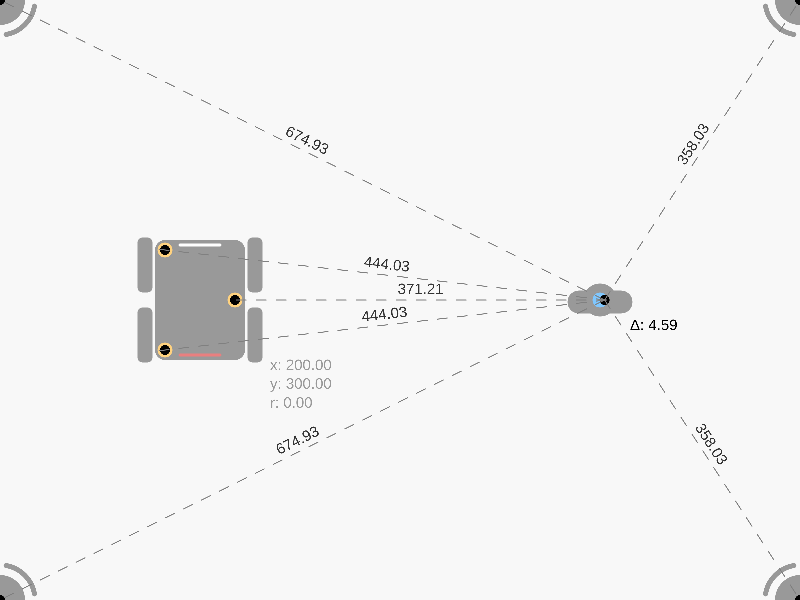
Frame 1 (no input)
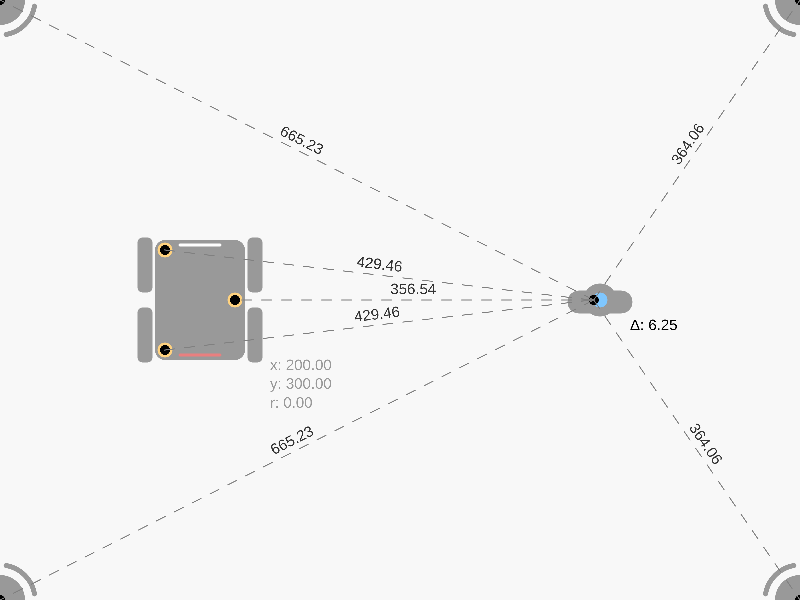
Frame 60 (no input)
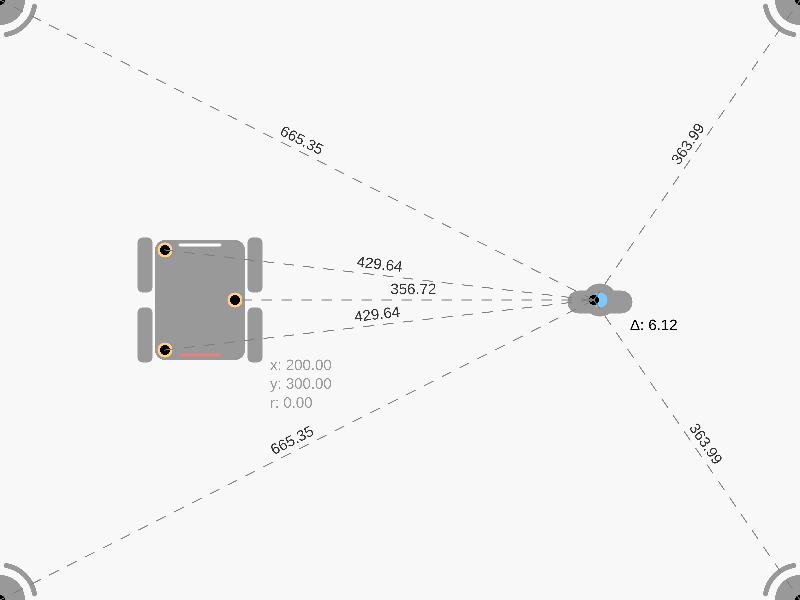
Frame 120 (the mouse pressed at the canvas centre since frame 60)

The p5.js sketch that drew these frames (run headless with seeded random() and noise() and a simulated clock; from frame 60 on, the mouse is pressed at the canvas centre):

// p5.js sketch
// ── sketch.js
let room, human, robot;

let checkboxRoomHuman, checkboxRoomRobot, checkboxRobotHuman;
let checkboxAddNoise;
let checkboxNavTest;
let checkboxRoomRobotThenHuman;

let readMeasurements = false;
let dataOut = [];

function setup() {
  pixelDensity(3.0);

  room = new Room(800, 600);
  human = new Human(room.width * 3.0 / 4.0, room.height / 2);
  robot = new Robot(room.width * 1.0 / 4.0, room.height / 2);

  createCanvas(room.width, room.height);
  checkboxRoomHuman = createCheckbox('Помещение->Человек', false);
  checkboxRoomRobot = createCheckbox('Помещение->Робот', false);
  checkboxRobotHuman = createCheckbox('Робот->Человек', false);
  checkboxAddNoise = createCheckbox('Добавить шум', false);
  checkboxNavTest = createCheckbox('Тест навигации', true);
  checkboxRoomRobotThenHuman = createCheckbox('Помещение->Робот->Человек', true);
  checkboxRoomRobotThenHumanPlusRoom = createCheckbox('"П->Р->Ч" + "Помещение"', true);

  angleMode(DEGREES);

  room.devices.push(new NavDevice(0, 0));
  room.devices.push(new NavDevice(0, room.height));
  room.devices.push(new NavDevice(room.width, 0));
  room.devices.push(new NavDevice(room.width, room.height));
}

function draw() {
  background(240);

  human.move();
  robot.move();

  room.display();
  human.display();
  robot.display();


  if (checkboxNavTest.checked()) {
    fill(255, 127);
    rectMode(CORNERS);
    rect(0, 0, room.width, room.height);
    if (checkboxRoomRobotThenHuman.checked()) {
      displayRoomRobotThenHuman2();
    }
    if (checkboxRoomHuman.checked()) {
      let np = displayCalculatePoint(human, room);

      textSize(15);
      //text(`Δx: ${(human.x - np.x).toFixed(2)}\nΔy: ${(human.y - np.y).toFixed(2)}`, human.x + 30, human.y + 30);
      text(`Δ: ${dist(human.x, human.y, np.x, np.y).toFixed(2)}`, human.x + 30, human.y + 30);
      dataRecord(dist(human.x, human.y, np.x, np.y).toFixed(2));
    }
    if (checkboxRoomRobot.checked()) {
      displayCalculatePoint(robot, room);
    }
    if (checkboxRobotHuman.checked()) {
      let np = displayCalculatePoint(human, robot);

      textSize(15);
      text(`Δ: ${dist(human.x, human.y, np.x, np.y).toFixed(2)}`, human.x + 30, human.y + 30);
      dataRecord(dist(human.x, human.y, np.x, np.y).toFixed(2));
    }

  }
  else {
    if (checkboxRoomHuman.checked()) {
      displayRealDists(room, human);
    }
    if (checkboxRoomRobot.checked()) {
      displayRealDists(room, robot);
    }
    if (checkboxRobotHuman.checked()) {
      displayRealDists(robot, human);
    }
  }
}

function keyPressed() {
  if (keyIsDown(82)) {
    readMeasurements = true;
  }
}

function dataRecord(data) {
  if (readMeasurements) {
    dataOut.push(data);
  }
  if (dataOut.length === 100) {
    // let median = calculateMedian(dataOut);
    // let average = calculateAverage(dataOut);
    // print({ average, median, dataOut });

    print(dataOut);

    dataOut = [];
    readMeasurements = false;
  }
}

function calculateAverage (d) {
  const sum = d.reduce((a, b) => a + b, 0);
  return (sum / d.length) || 0;
}

function displayRoomRobotThenHuman() {
  // генерация расстояний для последущей передачи в функцию вычисления координат

  let robotAnchors = []; // точки анкеров

  for (const robotDev of robot.devices) {
    let points = [];

    for (const roomDev of room.devices) {
      let x = roomDev.absoluteX;
      let y = roomDev.absoluteY;
      let d = noisePercent(dist(roomDev.absoluteX, roomDev.absoluteY, robotDev.absoluteX, robotDev.absoluteY), 0.05);

      points.push({ x, y, d });
    }
    robotAnchors.push(multilateration(points)); //вычисление
  }

  //генерация расстояний для последущей передачи в функцию вычисления координат
  let robotHumanPoints = [];
  for (const anchor of robotAnchors) {
    fill(0);
    circle(anchor.x, anchor.y, 10);

    let x = anchor.x;
    let y = anchor.y;
    let d = noisePercent(dist(anchor.x, anchor.y, human.devices[0].absoluteX, human.devices[0].absoluteY), 0.05);

    robotHumanPoints.push({ x, y, d });
  }

  //вычисленное положение человека через координаты робота
  let humnanCalcPosition = multilateration(robotHumanPoints);

  // вывод с доработкой и без
  if (checkboxRoomRobotThenHumanPlusRoom.checked()) { //вывод с доработкой (ср.арфм)
    let roomRobotThenHumanPlusRoomPoints = [];

    for (const roomDev of room.devices) {
      fill(0);
      circle(roomDev.x, roomDev.y, 10);

      let x = roomDev.x;
      let y = roomDev.y;
      let d = noisePercent(dist(roomDev.x, roomDev.y, human.devices[0].absoluteX, human.devices[0].absoluteY), 0.05);

      roomRobotThenHumanPlusRoomPoints.push({ x, y, d });
    }

    let humnanRoomCalcPosition = multilateration(roomRobotThenHumanPlusRoomPoints);
    let humanCombiCalcPositionX = (humnanRoomCalcPosition.x + humnanCalcPosition.x) / 2;
    let humanCombiCalcPositionY = (humnanRoomCalcPosition.y + humnanCalcPosition.y) / 2;

    fill(0);
    circle(humanCombiCalcPositionX, humanCombiCalcPositionY, 10);

    let humanRealX = human.devices[0].absoluteX;
    let humanRealY = human.devices[0].absoluteY;

    //отрисовка линий "помещения"
    for (const roomDev of room.devices) {
      lineWithDist(humanCombiCalcPositionX, humnanCalcPosition.y, roomDev.x, roomDev.y);
    }

    //отрисовка линий от анкеров робота
    for (const rhp of robotHumanPoints) {
      lineWithDist(humnanCalcPosition.x, humnanCalcPosition.y, rhp.x, rhp.y);
    }

    fill(0);
    noStroke();
    textSize(15);
    text(`Δx: ${(humanRealX - humnanCalcPosition.x).toFixed(2)}\nΔy: ${(humanRealY - humnanCalcPosition.y).toFixed(2)}`, humanRealX + 30, humanRealY + 30);
  }
  else {
    fill(0);
    circle(humnanCalcPosition.x, humnanCalcPosition.y, 10);

    let humanRealX = human.devices[0].absoluteX;
    let humanRealY = human.devices[0].absoluteY;

    for (const rhp of robotHumanPoints) {
      lineWithDist(humnanCalcPosition.x, humnanCalcPosition.y, rhp.x, rhp.y);
    }

    fill(0);
    noStroke();
    textSize(15);
    text(`Δx: ${(humanRealX - humnanCalcPosition.x).toFixed(2)}\nΔy: ${(humanRealY - humnanCalcPosition.y).toFixed(2)}`, humanRealX + 30, humanRealY + 30);
  }
}

function displayRoomRobotThenHuman2() {
  // генерация расстояний для последущей передачи в функцию вычисления координат
  if (checkboxRoomRobotThenHuman.checked()) {
    let robotAnchors = []; // точки анкеров

    for (const robotDev of robot.devices) {
      let x = robotDev.absoluteX;
      let y = robotDev.absoluteY;

      robotAnchors.push({ x, y });
    }

    //генерация расстояний для последущей передачи в функцию вычисления координат
    let robotHumanPoints = [];
    for (const anchor of robotAnchors) {
      fill(0);
      circle(anchor.x, anchor.y, 10);

      let x = anchor.x;
      let y = anchor.y;
      let d = noisePercent(dist(anchor.x, anchor.y, human.devices[0].absoluteX, human.devices[0].absoluteY), 0.05);

      robotHumanPoints.push({ x, y, d });
    }

    //вычисленное положение человека через координаты робота
    let humnanCalcPosition = multilateration(robotHumanPoints);

    // вывод с доработкой и без
    if (checkboxRoomRobotThenHumanPlusRoom.checked()) { //вывод с доработкой (ср.арфм)
      let roomRobotThenHumanPlusRoomPoints = [];

      for (const roomDev of room.devices) {
        fill(0);
        circle(roomDev.x, roomDev.y, 10);

        let x = roomDev.x;
        let y = roomDev.y;
        let d = noisePercent(dist(roomDev.x, roomDev.y, human.devices[0].absoluteX, human.devices[0].absoluteY), 0.05);

        roomRobotThenHumanPlusRoomPoints.push({ x, y, d });
      }

      let humnanRoomCalcPosition = multilateration(roomRobotThenHumanPlusRoomPoints);
      let humanCombiCalcPositionX = (humnanRoomCalcPosition.x + humnanCalcPosition.x) / 2;
      let humanCombiCalcPositionY = (humnanRoomCalcPosition.y + humnanCalcPosition.y) / 2;

      fill(0);
      circle(humanCombiCalcPositionX, humanCombiCalcPositionY, 10);

      let humanRealX = human.devices[0].absoluteX;
      let humanRealY = human.devices[0].absoluteY;

      //отрисовка линий "помещения"
      for (const roomDev of room.devices) {
        lineWithDist(humanCombiCalcPositionX, humnanCalcPosition.y, roomDev.x, roomDev.y);
      }

      //отрисовка линий от анкеров робота
      for (const rhp of robotHumanPoints) {
        lineWithDist(humnanCalcPosition.x, humnanCalcPosition.y, rhp.x, rhp.y);
      }

      fill(0);
      noStroke();
      textSize(15);
      //text(`Δx: ${(humanRealX - humnanCalcPosition.x).toFixed(2)}\nΔy: ${(humanRealY - humnanCalcPosition.y).toFixed(2)}`, humanRealX + 30, humanRealY + 30);
      text(`Δ: ${dist(humanRealX, humanRealY, humanCombiCalcPositionX, humanCombiCalcPositionY).toFixed(2)}`, humanRealX + 30, humanRealY + 30);
      dataRecord(dist(humanRealX, humanRealY, humanCombiCalcPositionX, humanCombiCalcPositionY).toFixed(2));
    }
    else {
      fill(0);
      circle(humnanCalcPosition.x, humnanCalcPosition.y, 10);

      let humanRealX = human.devices[0].absoluteX;
      let humanRealY = human.devices[0].absoluteY;

      for (const rhp of robotHumanPoints) {
        lineWithDist(humnanCalcPosition.x, humnanCalcPosition.y, rhp.x, rhp.y);
      }

      fill(0);
      noStroke();
      textSize(15);
      //text(`Δx: ${(humanRealX - humnanCalcPosition.x).toFixed(2)}\nΔy: ${(humanRealY - humnanCalcPosition.y).toFixed(2)}`, humanRealX + 30, humanRealY + 30);
      text(`Δ: ${dist(humanRealX, humanRealY, humnanCalcPosition.x, humnanCalcPosition.y).toFixed(2)}`, humanRealX + 30, humanRealY + 30);
      dataRecord(dist(humanRealX, humanRealY, humnanCalcPosition.x, humnanCalcPosition.y).toFixed(2));
    }
  }
}

function displayCalculatePoint(first, second) {
  let newPoint;

  first.devices.forEach(fDevice => {
    let points = [];

    second.devices.forEach(sDevice => {
      let x = sDevice.absoluteX;
      let y = sDevice.absoluteY;
      let d = noisePercent(dist(fDevice.absoluteX, fDevice.absoluteY, sDevice.absoluteX, sDevice.absoluteY), 0.05);

      points.push({ x, y, d });
    });

    newPoint = multilateration(points);

    for (const point of points) {
      lineWithDist(newPoint.x, newPoint.y, point.x, point.y);

      fill(0);
      noStroke();
      circle(newPoint.x, newPoint.y, 10, 10);
    }
  });
  return newPoint;
}

function multilateration(points) {
  if (points.length < 3)
    return undefined;

  let x = [], y = [];

  for (let i = 0; i < points.length; i++) {
    let point1 = points[i];
    let point2 = points[(i + 1) % points.length];
    let point3 = points[(i + 2) % points.length];

    let newPoint = trilateration(point1, point2, point3);
    x.push(newPoint.x);
    y.push(newPoint.y);
  }

  let medianX = calculateMedian(x);
  let medianY = calculateMedian(y);

  return createVector(medianX, medianY);
}

function calculateMedian(array) {
  array.sort((a, b) => a - b);
  const length = array.length;
  if (length === 0) {
    return undefined;
  }
  const middle = Math.floor(length / 2);
  if (length % 2 === 1) {
    return array[middle];
  } else {
    return (array[middle - 1] + array[middle]) / 2;
  }
}

function trilateration(p1, p2, p3) {
  let A = 2 * (p2.x - p1.x);
  let B = 2 * (p2.y - p1.y);
  let C = p1.d * p1.d - p2.d * p2.d - p1.x * p1.x + p2.x * p2.x - p1.y * p1.y + p2.y * p2.y;
  let D = 2 * (p3.x - p2.x);
  let E = 2 * (p3.y - p2.y);
  let F = p2.d * p2.d - p3.d * p3.d - p2.x * p2.x + p3.x * p3.x - p2.y * p2.y + p3.y * p3.y;

  let x = (C * E - F * B) / (E * A - B * D);
  let y = (C * D - A * F) / (B * D - A * E);

  return createVector(x, y);
}

function displayRealDists(first, second) {
  first.devices.forEach(fDevice => {
    second.devices.forEach(sDevice => {
      lineWithDist(fDevice.absoluteX, fDevice.absoluteY, sDevice.absoluteX, sDevice.absoluteY);
    });
  });
}

function drawDashedLine(x1, y1, x2, y2, dashLength, gapLength) {
  let totalLength = dist(x1, y1, x2, y2);
  let currentLength = 0;
  let drawingLine = true;

  while (currentLength < totalLength) {
    let x3 = lerp(x1, x2, currentLength / totalLength);
    let y3 = lerp(y1, y2, currentLength / totalLength);

    let x4, y4;
    if (drawingLine) {
      x4 = lerp(x1, x2, (currentLength + dashLength) / totalLength);
      y4 = lerp(y1, y2, (currentLength + dashLength) / totalLength);
    } else {
      x4 = lerp(x1, x2, (currentLength + gapLength) / totalLength);
      y4 = lerp(y1, y2, (currentLength + gapLength) / totalLength);
    }

    line(x3, y3, x4, y4);

    currentLength += dashLength + gapLength;
  }
}

function lineWithDist(x1, y1, x2, y2) {
  stroke('gray');
  strokeWeight(1);
  drawDashedLine(x1, y1, x2, y2, 10, 10);

  // Вычисляем длину линии
  let lineLength = checkboxAddNoise.checked() ? noisePercent(dist(x1, y1, x2, y2), 0.05) : dist(x1, y1, x2, y2);

  // Находим середину линии
  let middleX = (x1 + x2) / 2;
  let middleY = (y1 + y2) / 2;

  // Вычисляем угол наклона линии
  let angle = atan2(y2 - y1, x2 - x1);

  // Переносим и поворачиваем текст
  push();
  translate(middleX, middleY);
  rotate(x2 > x1 ? angle : angle + 180);

  // Добавляем текст с длиной линии
  noStroke();
  fill(51);
  textSize(15);
  textAlign(CENTER, CENTER);
  text(nf(lineLength, 0, 2), 0, -10);

  // Возвращаемся к предыдущей системе координат
  pop();
}

function noisePercent(val, percent) {
  return val + val * (noise(frameCount * 0.05) - 0.5) * percent;
}

class Room {
  constructor(win, hin) {
    this.width = win;
    this.height = hin;
    this.devices = [];
  }

  display() {
    for (let i = 0; i < this.devices.length; i++) {
      fill(51);
      noStroke();
      circle(this.devices[i].x, this.devices[i].y, 50);

      stroke(51);
      strokeWeight(5);
      noFill();

      for (let j = 0; j < 4; j++) {
        arc(this.devices[i].x, this.devices[i].y, 70, 70, j * 90 + 10, (j + 1) * 90 - 10);
      }
    }
  }
}

class Robot {
  constructor(xin, yin) {
    this.x = xin;
    this.y = yin;
    this.angle = 0;
    this.speed = 3;
    this.angleSpeed = 3;

    this.devices = [
      new NavDevice(-35, 50),  // front left
      new NavDevice(35, 0),     // mid right
      new NavDevice(-35, -50)    // rear left
    ];
  }

  move() {
    // control
    if (keyIsDown(87)) {
      this.x += this.speed * cos(this.angle - 90);
      this.y += this.speed * sin(this.angle - 90);
    }
    if (keyIsDown(83)) {
      this.x -= this.speed * cos(this.angle - 90);
      this.y -= this.speed * sin(this.angle - 90);
    }
    if (keyIsDown(65)) {
      this.angle -= this.angleSpeed;
      this.angle = this.angle % 360 > 0 ? this.angle % 360 : 360 - this.angle % 360;
    }
    if (keyIsDown(68)) {
      this.angle += this.angleSpeed;
      this.angle = this.angle % 360 > 0 ? this.angle % 360 : 360 - this.angle % 360;
    }

    // absolute device coords calculationa
    for (let i = 0; i < this.devices.length; i++) {
      this.devices[i].absoluteX = this.x + this.devices[i].x * cos(this.angle) + this.devices[i].y * sin(this.angle);
      this.devices[i].absoluteY = this.y + this.devices[i].x * sin(this.angle) - this.devices[i].y * cos(this.angle);
    }
  }

  display() {
    noStroke();
    fill(51);

    //if (!checkboxNavTest.checked()) {
    textSize(15);
    text(`x: ${this.x.toFixed(2)}\ny: ${this.y.toFixed(2)}\nr: ${this.angle.toFixed(2)}`, this.x + 70, this.y + 70);
    //}

    push();
    translate(this.x, this.y);
    rotate(this.angle);
    rectMode(CENTER);

    rect(0, 0, 90, 120, 10);    //body
    rect(55, 35, 15, 55, 5);    //wheel
    rect(55, -35, 15, 55, 5);   //wheel
    rect(-55, 35, 15, 55, 5);   //wheel
    rect(-55, -35, 15, 55, 5);  //wheel

    stroke('white');
    strokeWeight(3);
    line(-20, -55, 20, -55);    //front lights
    stroke(color(210, 0, 0));
    line(-20, 55, 20, 55);      //rear lights

    // anchors display
    for (let i = 0; i < this.devices.length; i++) {
      fill('orange');
      noStroke();
      circle(this.devices[i].x, this.devices[i].y, 15);
    }
    pop();
  }
}

class Human {
  constructor(xin, yin) {
    this.x = xin;
    this.y = yin;
    this.angle = 0;
    this.speed = 3;
    this.angleSpeed = 3;

    this.devices = [new NavDevice(0, 0)];
  }

  move() {
    if (keyIsDown(UP_ARROW)) {
      this.x += this.speed * cos(this.angle - 90);
      this.y += this.speed * sin(this.angle - 90);
    }
    if (keyIsDown(DOWN_ARROW)) {
      this.x -= this.speed * cos(this.angle - 90);
      this.y -= this.speed * sin(this.angle - 90);
    }
    if (keyIsDown(LEFT_ARROW)) {
      this.angle -= this.angleSpeed;
      this.angle = this.angle % 360 > 0 ? this.angle % 360 : 360 - this.angle % 360;
    }
    if (keyIsDown(RIGHT_ARROW)) {
      this.angle += this.angleSpeed;
      this.angle = this.angle % 360 > 0 ? this.angle % 360 : 360 - this.angle % 360;
    }

    // absolute device coords calculationa
    for (let i = 0; i < this.devices.length; i++) {
      this.devices[i].absoluteX = this.x + this.devices[i].x * cos(this.angle) + this.devices[i].y * sin(this.angle);
      this.devices[i].absoluteY = this.y + this.devices[i].x * sin(this.angle) - this.devices[i].y * cos(this.angle);
    }
  }

  display() {
    noStroke();
    fill(51);

    if (!checkboxNavTest.checked()) {
      textSize(15);
      text(`x: ${this.x.toFixed(2)}\ny: ${this.y.toFixed(2)}\nr: ${this.angle.toFixed(2)}`, this.x + 30, this.y + 30);
    }
    push();
    translate(this.x, this.y);
    rotate(this.angle);

    noStroke();
    fill(51);

    circle(0, 0, 33);           //head
    rectMode(CENTER);
    rect(0, 2, 65, 23, 12);     //body

    // anchors display
    for (let i = 0; i < this.devices.length; i++) {
      fill('#008FFF');
      noStroke();
      circle(this.devices[i].x, this.devices[i].y, 15);
    }
    pop();
  }
}

class NavDevice {
  constructor(xin, yin) {
    this.x = xin;
    this.y = yin;
    this.d = 0;
    this.absoluteX = this.x;
    this.absoluteY = this.y;
  }
}
// ── style.css
html,
body {
  height: 100%;
}

html {
  display: table;
  margin: auto;
}

body {
  display: table-cell;
  vertical-align: middle;
  background-color: #bbbbbb;
}

/* #checkbox-container {
    position: absolute;
    top: 50px;
    left: 50px;
} */
